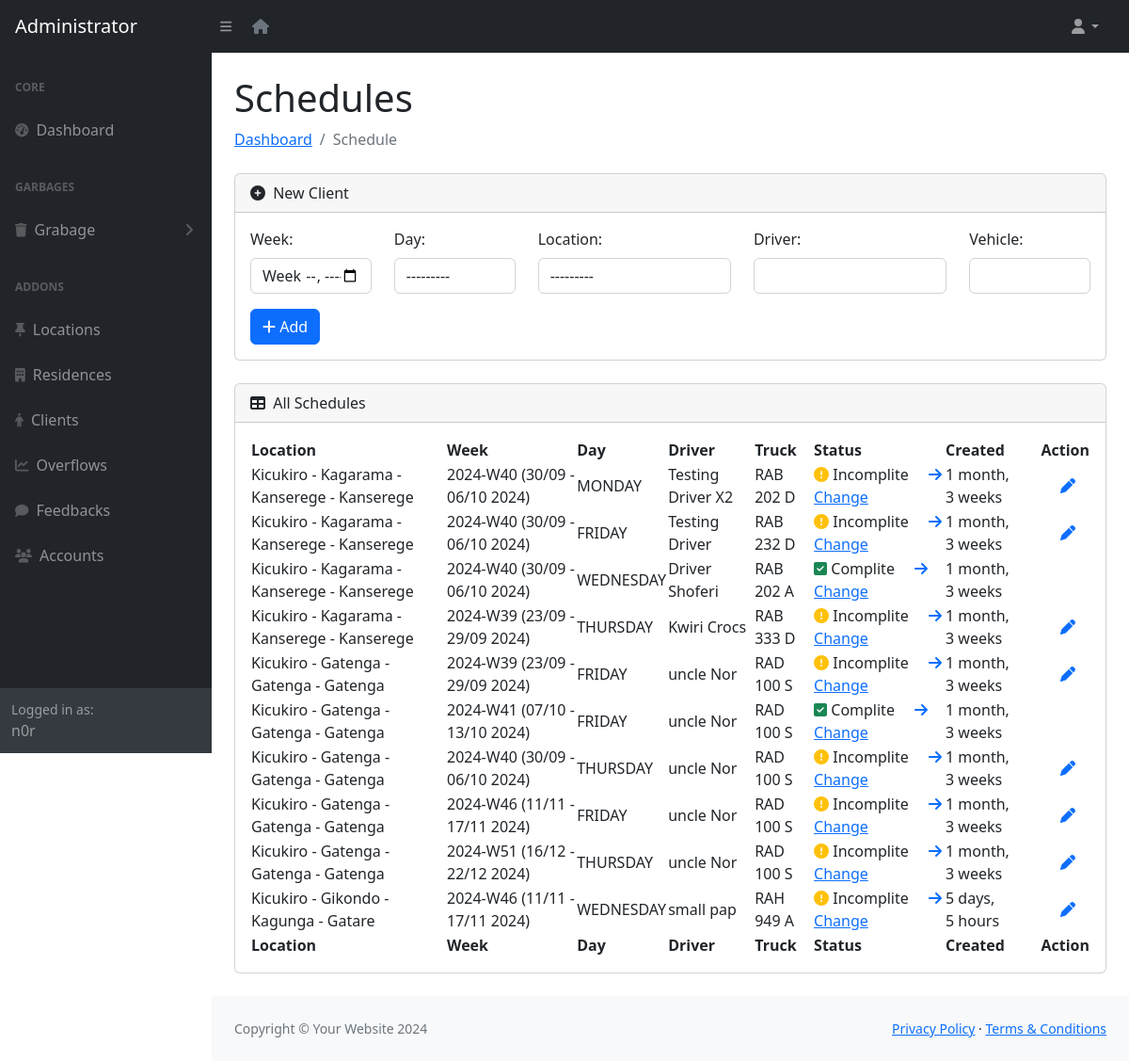
The app's page /schedule/ (signed in) with its own data.
### app/models.py (models this page shows, shortened)
class User(AbstractUser):
    class Role(models.TextChoices):
        MCOLLECTOR = "MCOLLECTOR", "Money Collector"
        ADMIN = "ADMIN", "Admin"
    role = models.CharField(max_length=50, choices=Role.choices)
    phone_number = models.CharField(validators=[phone_regex], max_length=13, unique=True, null=True)
    groups = models.ManyToManyField(
        'auth.Group',
        related_name='users',
        blank=True,
        help_text='The groups this user belongs to.'
    )
    user_permissions = models.ManyToManyField(
        'auth.Permission',
        related_name='users',
        blank=True,
        help_text='Specific permissions for this user.'
    )

class Schedule(models.Model):
    week = models.CharField(max_length=8)
    day = models.CharField(max_length=20, choices=[('MONDAY', 'Monday'),('TUESDAY', 'Tuesday'),('WEDNESDAY', 'Wednesday'),('THURSDAY', 'Thursday'),('FRIDAY', 'Friday'),('SATURDAY', 'Saturday'),('SUNDAY', 'Sunday'), ],)
    location = models.ForeignKey(Location, on_delete=models.PROTECT)
    driver = models.CharField(max_length=254)
    plate = models.CharField(validators=[plate_regex], max_length=9)
    status = models.BooleanField(default=0)
    created_at = models.DateTimeField(auto_now_add=True)
    def get_week_dates(self):
        year, week = self.week.split('-W')
        first_day_of_week = datetime.datetime.strptime(f'{year}-W{week}-1', "%Y-W%W-%w")
        start_date = first_day_of_week
        end_date = start_date + datetime.timedelta(days=6)
        return f"{start_date.strftime('%d/%m')} - {end_date.strftime('%d/%m')} {start_date.year}"

class Location(models.Model):
    district = models.ForeignKey(District, on_delete=models.SET_NULL, null=True, blank=True)
    sector = models.ForeignKey(Sector, on_delete=models.SET_NULL, null=True, blank=True)
    cell = models.ForeignKey(Cell, on_delete=models.SET_NULL, null=True, blank=True)
    village = models.ForeignKey(Village, on_delete=models.SET_NULL, null=True, blank=True)
    created_at = models.DateTimeField(auto_now_add=True)
    class Meta:
        constraints = [UniqueConstraint(fields=['district', 'sector', 'cell', 'village'], name='unique_location_combination')]
        ordering = ["created_at"]
    def __str__(self):
        return f"{self.district} - {self.sector} - {self.cell} - {self.village}"

class District(models.Model):
    name = models.CharField(max_length=40)
    def __str__(self):
        return self.name

class Sector(models.Model):
    district = models.ForeignKey(District, on_delete=models.CASCADE)
    name = models.CharField(max_length=40)
    def __str__(self):
        return self.name

class Cell(models.Model):
    district = models.ForeignKey(District, on_delete=models.CASCADE)
    sector = models.ForeignKey(Sector, on_delete=models.CASCADE)
    name = models.CharField(max_length=40)
    def __str__(self):
        return self.name

class Village(models.Model):
    district = models.ForeignKey(District, on_delete=models.CASCADE)
    sector = models.ForeignKey(Sector, on_delete=models.CASCADE)
    cell = models.ForeignKey(Cell, on_delete=models.CASCADE)
    name = models.CharField(max_length=40)
    def __str__(self):
        return self.name

### app/views.py (the view)
# urls.py: path('schedule/', views.schedule, name="schedule"),
@role_required(['ADMIN', 'MCOLLECTOR'])
def schedule(request):
    schedules = Schedule.objects.all()
    if request.method == 'POST':
        form = ScheduleForm(request.POST)
        if form.is_valid():
            schedule = form.save()
            messages.success(request, f"{schedule} Collection Scheduled")
            form = ScheduleForm()
        else:
            messages.error(request, f"{form.errors}")
    else:
        form = ScheduleForm()
    context = {'form': form, 'schedules': schedules}
    return render(request, 'adminn/schedule.html', context)

### app/forms.py (shortened to what this page needs)
class ScheduleForm(forms.ModelForm):
    class Meta:
        model = Schedule
        fields = '__all__'
        exclude = ['status']
        widgets = {
            'week': forms.DateInput(attrs={'class': 'form-control', 'type': 'week'}),
            'day': forms.Select(attrs={'class': 'form-control'}),
            'location': forms.Select(attrs={'class': 'form-control'}),
            'driver': forms.TextInput(attrs={'class': 'form-control'}),
            'plate': forms.TextInput(attrs={'class': 'form-control'}),
            'status': forms.CheckboxInput(attrs={'class': 'form-check-input'}),
        }

### app/views.py (called while the page is built)
def role_required(allowed_roles):
    def decorator(view_func):
        @wraps(view_func)
        def _wrapped_view(request, *args, **kwargs):
            if request.user.is_authenticated and request.user.role in allowed_roles:
                return view_func(request, *args, **kwargs)
            return redirect('403')
        return _wrapped_view
    return decorator

### app/templates/app/adminn/schedule.html (shortened to what this page needs)
{% load static %}
{% if request.user.role == "ADMIN" %}
    {% include 'adminn/includes/header.html' %}
{% else %}
    {% include 'mcollector/includes/header.html' %}
{% endif %}
            <div id="layoutSidenav_content">
                <main>
                    <div class="container-fluid px-4">
                        <h1 class="mt-4">Schedules</h1>
                        <ol class="breadcrumb mb-4">
                            <li class="breadcrumb-item"><a href="{% url 'admin-home' %}">Dashboard</a></li>
                            <li class="breadcrumb-item active">Schedule</li>
                        </ol>
{% if request.user.role == "ADMIN" %}
                        <div class="card mb-4">
                            <div class="card-header">
                                <i class="fas fa-plus-circle me-1"></i>
                                New Client
                            </div>
                            <div class="card-body">
                                <form method="POST" class="row">
                                    <div class="col-md-2">
                                      <label for="week" class="form-label">Week:</label>
                                      {{ form.week }}
                                    </div>
                                    <div class="col-md-2">
                                        <label for="day" class="form-label">Day:</label>
                                        {{ form.day }}
                                    </div>
                                    <div class="col-md-3">
                                        <label for="location" class="form-label">Location:</label>
                                        {{ form.location }}
                                    </div>
                                    <div class="col-md-3">
                                        <label for="driver" class="form-label">Driver:</label>
                                        {{ form.driver }}
                                    </div>
                                    <div class="col-md-2">
                                        <label for="plate" class="form-label">Vehicle:</label>
                                        {{ form.plate }}
                                    </div>
                                    <div class="col-md-12 mt-3">
                                        <button type="submit" class="btn btn-primary"><i class="fas fa-plus"></i> Add</button>
                                      </div>
                                </form>
                            </div>
                        </div>
{% endif %}
                        <div class="card mb-4">
                            <div class="card-header">
                                <i class="fas fa-table me-1"></i>
                                All Schedules
                            </div>
                            <div class="card-body">
                              <table id="datatablesSimple">
                                <thead>
                                    <tr>
                                        <th>Location</th>
                                        <th>Week</th>
                                        <th>Day</th>
                                        <th>Driver</th>
                                        <th>Truck</th>
                                        <th>Status</th>
                                        <th>Created</th>
                                        <th>Action</th>
                                    </tr>
                                </thead>
                                <tfoot>
                                    <tr>
                                        <th>Location</th>
                                        <th>Week</th>
                                        <th>Day</th>
                                        <th>Driver</th>
                                        <th>Truck</th>
                                        <th>Status</th>
                                        <th>Created</th>
                                        <th>Action</th>
                                    </tr>
                                </tfoot>
                                <tbody>
                                    {% for schedule in schedules %}
                                    <tr>
                                        <td>{{ schedule.location }}</td>
                                        <td>{{ schedule.week }} ({{ schedule.get_week_dates }})</td>
                                        <td>{{ schedule.day }}</td>
                                        <td>{{ schedule.driver }}</td>
                                        <td>{{ schedule.plate }}</td>
                                        <td>{%  if schedule.status %}
                                                <i class="fa fa-check-square text-success"></i> Complite &nbsp; &nbsp;
                                            {% else %}
                                                <i class="fa fa-exclamation-circle text-warning"></i> Incomplite &nbsp; &nbsp;
                                            {% endif %}
                                            {% if request.user.role == "ADMIN" %}
                                                <a href="{% url 'change-schedule' schedule.id %}"><i class="fa fa-arrow-right"></i> Change </a>
                                            {% endif %}
                                        </td>
                                        <td>{{ schedule.created_at | timesince  }}</td>
                                        {%  if not schedule.status and request.user.role == "ADMIN" %}
                                            <td>
                                                &nbsp; &nbsp; &nbsp;<a href="{% url 'edit-schedule' schedule.id %}"><i class="fa fa-pen"></i></a>
                                            </td>
                                        {% else %}
                                            <td></td>
                                        {% endif %}
                                    </tr>
                                    {% endfor %}
                                </tbody>
                              </table>
                              </div>
                          </div>
                    </div>
                </main>
{% include 'adminn/includes/footer.html' %}

### app/templates/app/adminn/includes/header.html (shortened to what this page needs)
{% load static %}
<!DOCTYPE html>
<html lang="en">
    <head>
        <link href="https://cdn.jsdelivr.net/npm/simple-datatables@7.1.2/dist/style.min.css" rel="stylesheet" />
        <link href="{% static 'adminn/css/styles.css' %}" rel="stylesheet" />
    </head>
    <body class="sb-nav-fixed">
        <nav class="sb-topnav navbar navbar-expand navbar-dark bg-dark">
            <a class="navbar-brand ps-3" href="{% url 'admin-home' %}">Administrator</a>
            <button class="btn btn-link btn-sm order-1 order-lg-0 me-4 me-lg-0" id="sidebarToggle" href="#!"><i class="fas fa-bars"></i></button>&nbsp;&nbsp;&nbsp;
            <a href="/" class="text-secondary"><i class="fas fa-house"></i></a>
            <ul class="navbar-nav ms-auto ms-md-0 me-3 me-lg-4">
                <li class="nav-item dropdown">
                    <a class="nav-link dropdown-toggle" id="navbarDropdown" href="#" role="button" data-bs-toggle="dropdown" aria-expanded="false"><i class="fas fa-user fa-fw"></i></a>
                </li>
            </ul>
        </nav>
        <div id="layoutSidenav">
            <div id="layoutSidenav_nav">
                <nav class="sb-sidenav accordion sb-sidenav-dark" id="sidenavAccordion">
                    <div class="sb-sidenav-menu">
                        <div class="nav">
                            <div class="sb-sidenav-menu-heading">Core</div>
                            <a class="nav-link" href="{% url 'admin-home' %}">
                                <div class="sb-nav-link-icon"><i class="fas fa-tachometer-alt"></i></div>
                                Dashboard
                            </a>
                            <div class="sb-sidenav-menu-heading">Garbages</div>
                            <a class="nav-link collapsed" href="#" data-bs-toggle="collapse" data-bs-target="#collapseLayouts" aria-expanded="false" aria-controls="collapseLayouts">
                                <div class="sb-nav-link-icon"><i class="fas fa-trash"></i></div>
                                Grabage
                                <div class="sb-sidenav-collapse-arrow"><i class="fas fa-angle-down"></i></div>
                            </a>
                            <div class="sb-sidenav-menu-heading">Addons</div>
                            <a class="nav-link" href="{% url 'locations' %}">
                                <div class="sb-nav-link-icon"><i class="fas fa-thumb-tack"></i></div>
                                Locations
                            </a>
                            <a class="nav-link" href="{% url 'residence' %}">
                                <div class="sb-nav-link-icon"><i class="fas fa-building"></i></div>
                                Residences
                            </a>
                            <a class="nav-link" href="{% url 'clients' %}">
                                <div class="sb-nav-link-icon"><i class="fas fa-male"></i></div>
                                Clients
                            </a>
                            <a class="nav-link" href="{% url 'overflow' %}">
                                <div class="sb-nav-link-icon"><i class="fas fa-line-chart"></i></div>
                                Overflows
                            </a>
                            <a class="nav-link" href="{% url 'feedbacks' %}">
                                <div class="sb-nav-link-icon"><i class="fas fa-comment"></i></div>
                                Feedbacks
                            </a>
                            <a class="nav-link" href="{% url 'accounts' %}">
                                <div class="sb-nav-link-icon"><i class="fas fa-users"></i></div>
                                Accounts
                            </a>
                        </div>
                    </div>
                    <div class="sb-sidenav-footer">
                        <div class="small">Logged in as:</div>
                        {{ request.user }}
                    </div>
                </nav>
            </div>

### records on screen
User: user "n0r"
Schedule: location "Kicukiro - Kagarama - Kanserege - Kanserege", week "2024-W40", get_week_dates "30/09 - 06/10 2024", day "MONDAY", driver "Testing Driver X2", plate "RAB 202 D", status False (drawn), created_at "1 month, 3 weeks"
Schedule: location "Kicukiro - Kagarama - Kanserege - Kanserege", week "2024-W40", get_week_dates "30/09 - 06/10 2024", day "FRIDAY", driver "Testing Driver", plate "RAB 232 D", status False (drawn), created_at "1 month, 3 weeks"
Schedule: location "Kicukiro - Kagarama - Kanserege - Kanserege", week "2024-W40", get_week_dates "30/09 - 06/10 2024", day "WEDNESDAY", driver "Driver Shoferi", plate "RAB 202 A", status True (drawn), created_at "1 month, 3 weeks"
Schedule: location "Kicukiro - Kagarama - Kanserege - Kanserege", week "2024-W39", get_week_dates "23/09 - 29/09 2024", day "THURSDAY", driver "Kwiri Crocs", plate "RAB 333 D", status False (drawn), created_at "1 month, 3 weeks"
Schedule: location "Kicukiro - Gatenga - Gatenga - Gatenga", week "2024-W39", get_week_dates "23/09 - 29/09 2024", day "FRIDAY", driver "uncle Nor", plate "RAD 100 S", status False (drawn), created_at "1 month, 3 weeks"
Schedule: location "Kicukiro - Gatenga - Gatenga - Gatenga", week "2024-W41", get_week_dates "07/10 - 13/10 2024", day "FRIDAY", driver "uncle Nor", plate "RAD 100 S", status True (drawn), created_at "1 month, 3 weeks"
Schedule: location "Kicukiro - Gatenga - Gatenga - Gatenga", week "2024-W40", get_week_dates "30/09 - 06/10 2024", day "THURSDAY", driver "uncle Nor", plate "RAD 100 S", status False (drawn), created_at "1 month, 3 weeks"
Schedule: location "Kicukiro - Gatenga - Gatenga - Gatenga", week "2024-W46", get_week_dates "11/11 - 17/11 2024", day "FRIDAY", driver "uncle Nor", plate "RAD 100 S", status False (drawn), created_at "1 month, 3 weeks"
Schedule: location "Kicukiro - Gatenga - Gatenga - Gatenga", week "2024-W51", get_week_dates "16/12 - 22/12 2024", day "THURSDAY", driver "uncle Nor", plate "RAD 100 S", status False (drawn), created_at "1 month, 3 weeks"
Schedule: location "Kicukiro - Gikondo - Kagunga - Gatare", week "2024-W46", get_week_dates "11/11 - 17/11 2024", day "WEDNESDAY", driver "small pap", plate "RAH 949 A", status False (drawn), created_at "5 days, 5 hours"
